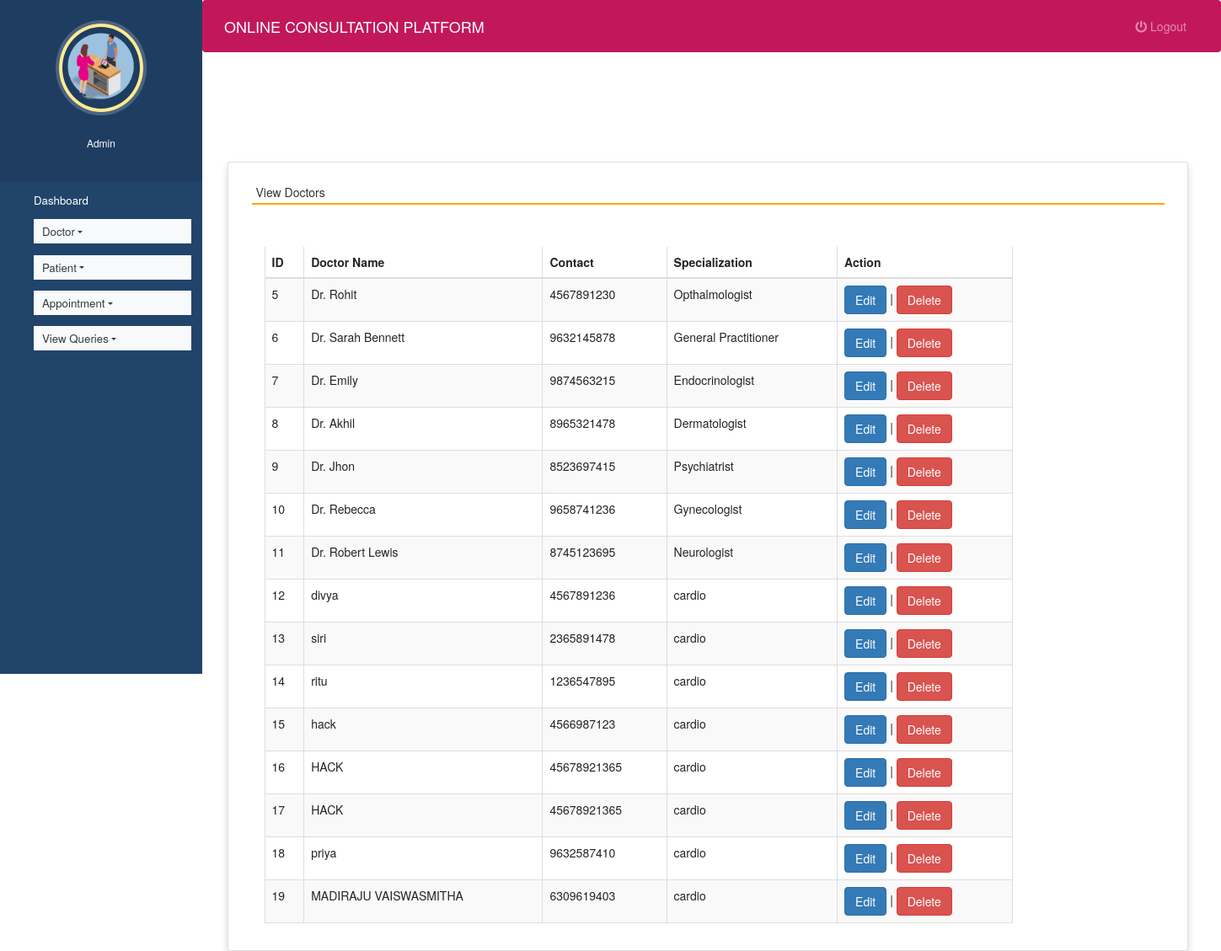
Page /view_doctor (signed in) on the committed database.
### hospitals/models.py (models this page shows, shortened)
class Doctor(models.Model):
    name = models.CharField(max_length=50)
    mobile = models.IntegerField()
    special = models.CharField(max_length=50)

### hospitals/views.py (the view)
# urls.py: path('view_doctor', view_doctor, name='view_doctor'),
def view_doctor(request):
    if not request.user.is_staff:
        return redirect('login')
    doc = Doctor.objects.all()
    d = {'doc': doc}
    return render(request, 'view_doctor.html', d)

### hospitals/templates/view_doctor.html (shortened to what this page needs)
{% extends 'admin_nav.html' %}
{% load static %}
{% block content %}
<head>
 <link rel="stylesheet" href="https://maxcdn.bootstrapcdn.com/bootstrap/3.4.1/css/bootstrap.min.css">
  <link rel="stylesheet" href="https://cdnjs.cloudflare.com/ajax/libs/font-awesome/4.7.0/css/font-awesome.min.css">
  <link rel="stylesheet" href="https://use.fontawesome.com/releases/v5.6.3/css/all.css">
</head>
<br><br><br><br>
<div class="container card shadow m-5">
    <div class="card-body">
        <h5 class="p-2" style="border-bottom: 2px solid orange">View Doctors</h5>
		<div class="container mt-5">
			<div class="table-responsive">
		<table id="example" class="table table-striped table-bordered table-sm" style="width:80%">
			<thead>
				<tr>
					<th>ID</th>
					<th>Doctor Name</th>
					<th>Contact</th>
					<th>Specialization</th>
                    <th>Action</th>
				</tr>
			</thead>
			<tbody>
            {% for i in doc %}
			<tr>
				<td>{{i.id}}</td>
				<td>{{i.name}}</td>
				<td>{{i.mobile}}</td>
				<td>{{i.special}}</td>
				<td><a href="{% url 'edit_doctor' i.id %}" class="btn btn-primary">Edit</a> |
				<a href="{% url 'delete_doctor' i.id %}" onclick="return confirm('Are you ready to delete this record ?')" class="btn btn-danger">Delete</a></td>
			</tr>
			{% endfor %}
			</tbody>
		</table>
				</div>
	 </div>
	</div>
</div>
{% endblock content %}

### hospitals/templates/admin_nav.html (shortened to what this page needs)
<!DOCTYPE html>
{% load static %}
<html lang="en">
<head>
  <link rel="stylesheet" href="https://stackpath.bootstrapcdn.com/bootstrap/4.3.1/css/bootstrap.min.css">
  <link rel="stylesheet" href="https://maxcdn.bootstrapcdn.com/font-awesome/4.7.0/css/font-awesome.min.css">
  <link rel="stylesheet" href="{% static 'style.css' %}">
</head>
<body>
  <nav class="menu" tabindex="0">
    <header class="avatar">
      <img src="{% static 'images/h8.png' %}" />
      <br><br>
      <h6 style="color : white">Admin</h6>
    </header>
    <ul>
      <li tabindex="0" class="icon-dashboard"> <a style="color:white; text-decoration:none;" href="{% url 'admin_home' %}"><span>Dashboard</span></a> </li>
      <li tabindex="0" class="nav-item dropdown icon-customers">
        <a href="" class="nav-link dropdown-toggle text-dark bg-light" id="navbardrop"
				data-toggle="dropdown" style="color:white; text-decoration:none;"> Doctor</a>
      </li>
      <li tabindex="0" class="nav-item dropdown icon-users">
        <a href="" class="nav-link dropdown-toggle text-dark bg-light" id="navbardrop"
				data-toggle="dropdown" style="color:white; text-decoration:none;"> Patient</a>
      </li>
      <li tabindex="0" class="nav-item dropdown icon-calendar">
        <a href="" class="nav-link dropdown-toggle text-dark bg-light" id="navbardrop"
				data-toggle="dropdown" style="color:white; text-decoration:none;"> Appointment</a>
      </li>
        <li tabindex="0" class="nav-item dropdown icon-calendar">
        <a href="" class="nav-link dropdown-toggle text-dark bg-light" id="navbardrop"
				data-toggle="dropdown" style="color:white; text-decoration:none;"> View Queries</a>
      </li>
    </ul>
  </nav>
  <main>
    <div class="bs-example">
      <nav class="navbar navbar-expand-md  navbar-dark fixed-top" style="background:#c2185b;">
        <a href="#" class="navbar-brand">ONLINE CONSULTATION PLATFORM</a>
        <div class="collapse navbar-collapse justify-content-between" id="navbarCollapse">
          <div class="navbar-nav" style=" margin-left: 90%;">
            <a href="{% url 'logout' %}" class="nav-item nav-link"><i class="fas fa-power-off"></i> Logout</a>
          </div>
        </div>
      </nav>
    </div>
    {% block content %}
    {% endblock content %}
  </main>
</body>
</html>

### hospitals/static/style.css (style rules this page uses)
body { padding-left: 240px; }
main { position: relative; height: 100vh; }
.menu { background: #21446B; height: 100vh; width: 240px; position: fixed; top: 0px; left: 0; z-index: 5; outline: none; }
.menu .avatar { background: rgba(0, 0, 0, 0.1); padding: 2em 0.5em; text-align: center; }
.menu .avatar img { width: 100px; border-radius: 50%; overflow: hidden; border: 4px solid #ffea92; box-shadow: 0 0 0 4px rgba(255, 255, 255, 0.2); }
.menu ul { list-style: none; padding: 0.5em 0; margin: 0; }
.menu ul li { padding: 0.5em 1em 0.5em 3em; font-size: 0.95em; font-weight: regular; background-repeat: no-repeat; background-position: left 15px center; background-size: auto 20px; transition: all 0.15s linear; cursor: pointer; }
.menu ul li.icon-dashboard { background-image: url("http://www.entypo.com/images//gauge.svg"); }
.menu ul li.icon-customers { background-image: url("http://www.entypo.com/images//briefcase.svg"); }
.menu ul li.icon-users { background-image: url("http://www.entypo.com/images//users.svg"); }
.menu ul li.icon-calendar { background-image: url("http://www.entypo.com/images//calendar.svg"); }

### hospitals/templates/admin_nav.html (style rules this page uses)
a:link { text-decoration: none; }
a { color: white; }
body { padding-left: 240px; }
main { position: relative; height: 100vh; }
.menu { background: #21446B; height: 100vh; width: 240px; position: fixed; top: 0px; left: 0; z-index: 5; outline: none; }
.menu .avatar { background: rgba(0, 0, 0, 0.1); padding: 2em 0.5em; text-align: center; }
.menu .avatar img { width: 100px; border-radius: 50%; overflow: hidden; border: 4px solid #ffea92; box-shadow: 0 0 0 4px rgba(255, 255, 255, 0.2); }
.menu ul { list-style: none; padding: 0.5em 0; margin: 0; }
.menu ul li { padding: 0.5em 1em 0.5em 3em; font-size: 0.95em; font-weight: regular; background-repeat: no-repeat; background-position: left 15px center; background-size: auto 20px; transition: all 0.15s linear; cursor: pointer; }
.menu ul li.icon-dashboard { background-image: url("http://www.entypo.com/images//gauge.svg"); }
.menu ul li.icon-customers { background-image: url("http://www.entypo.com/images//briefcase.svg"); }
.menu ul li.icon-users { background-image: url("http://www.entypo.com/images//users.svg"); }
.menu ul li.icon-calendar { background-image: url("http://www.entypo.com/images//calendar.svg"); }

### rows in the picture
Doctor: id "5", name "Dr. Rohit", mobile "4567891230", special "Opthalmologist"
Doctor: id "6", name "Dr. Sarah Bennett", mobile "9632145878", special "General Practitioner"
Doctor: id "7", name "Dr. Emily", mobile "9874563215", special "Endocrinologist"
Doctor: id "8", name "Dr. Akhil", mobile "8965321478", special "Dermatologist"
Doctor: id "9", name "Dr. Jhon", mobile "8523697415", special "Psychiatrist"
Doctor: id "10", name "Dr. Rebecca", mobile "9658741236", special "Gynecologist"
Doctor: id "11", name "Dr. Robert Lewis", mobile "8745123695", special "Neurologist"
Doctor: id "12", name "divya", mobile "4567891236", special "cardio"
Doctor: id "13", name "siri", mobile "2365891478", special "cardio"
Doctor: id "14", name "ritu", mobile "1236547895", special "cardio"
Doctor: id "15", name "hack", mobile "4566987123", special "cardio"
Doctor: id "16", name "HACK", mobile "45678921365", special "cardio"
Doctor: id "17", name "HACK", mobile "45678921365", special "cardio"
Doctor: id "18", name "priya", mobile "9632587410", special "cardio"
Doctor: id "19", name "MADIRAJU VAISWASMITHA", mobile "6309619403", special "cardio"
